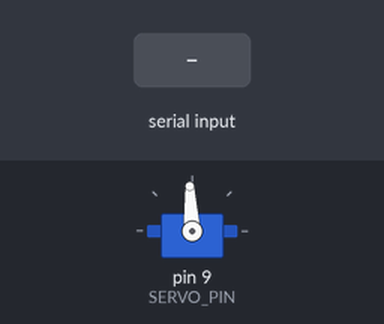
Recording of a sketch running on a simulated Arduino Uno, built with avr-gcc and run on an emulated ATmega328P. Parts: servo. Inputs (shaded band) come from the test bench.

Above: at 1.2 s.
1.3 s: "<V90>" received over Serial
At 1.7 s:
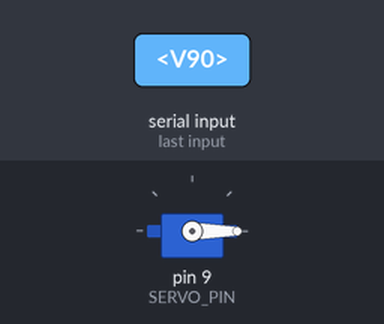
2.8 s: "<P90>" received over Serial
At 4.0 s:
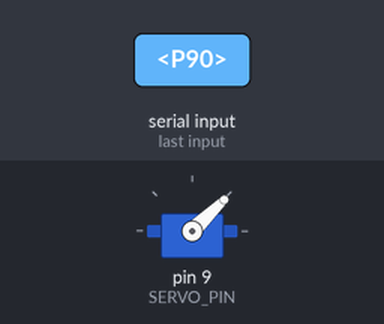
4.3 s: "<V,45>" received over Serial
At 5.2 s:
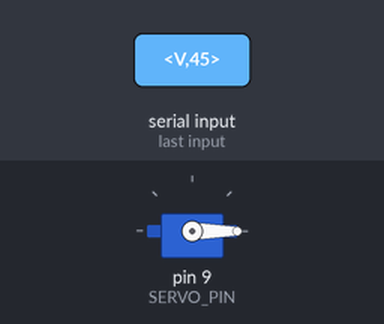
Timing chart, 0 to 7.3 s (numbered marks = the images above; inputs shaded):
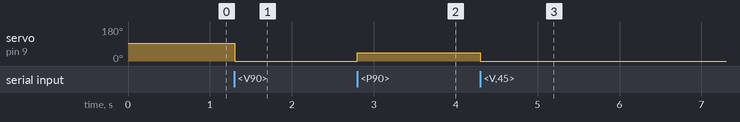

The sketch:

beacon_servo.ino
```cpp
#include <Arduino.h>
#include <Servo.h>

const uint8_t SERVO_PIN   = 9;    // signal pin for servo
const int SERVO_LEFT_US   = 1000; // adjust to your target angles
const int SERVO_MID_US    = 1500;
const int SERVO_RIGHT_US  = 2000;

Servo s;
char buf[32];
uint8_t idx = 0;
bool inFrame = false;

void setup() {
  Serial.begin(115200);
  s.attach(SERVO_PIN);
  s.writeMicroseconds(SERVO_MID_US); // center on boot
}

void applyCommand(const char *cmd) {
  if (cmd[0] == 'V') {             // raw microseconds
    int us = atoi(cmd + 2);
    us = constrain(us, 500, 2500);
    s.writeMicroseconds(us);
  } else if (cmd[0] == 'P') {      // preset left/mid/right
    int sel = atoi(cmd + 2);
    if (sel == 0) s.writeMicroseconds(SERVO_LEFT_US);
    else if (sel == 1) s.writeMicroseconds(SERVO_MID_US);
    else if (sel == 2) s.writeMicroseconds(SERVO_RIGHT_US);
  }
}

void loop() {
  while (Serial.available()) {
    char c = Serial.read();
    if (c == '<') { inFrame = true; idx = 0; continue; }
    if (!inFrame) continue;
    if (c == '>') {
      buf[idx] = '\0';
      applyCommand(buf);
      inFrame = false;
      idx = 0;
      continue;
    }
    if (idx < sizeof(buf) - 1) {
      buf[idx++] = c;
    }
  }
}
```

Measured:
- after the input at 1.3 s, servo on pin 9 (SERVO_PIN): 93° → 0° at once
- after the input at 2.8 s, servo on pin 9 (SERVO_PIN): 0° → 44° at once
- after the input at 4.3 s, servo on pin 9 (SERVO_PIN): 44° → 0° at once
